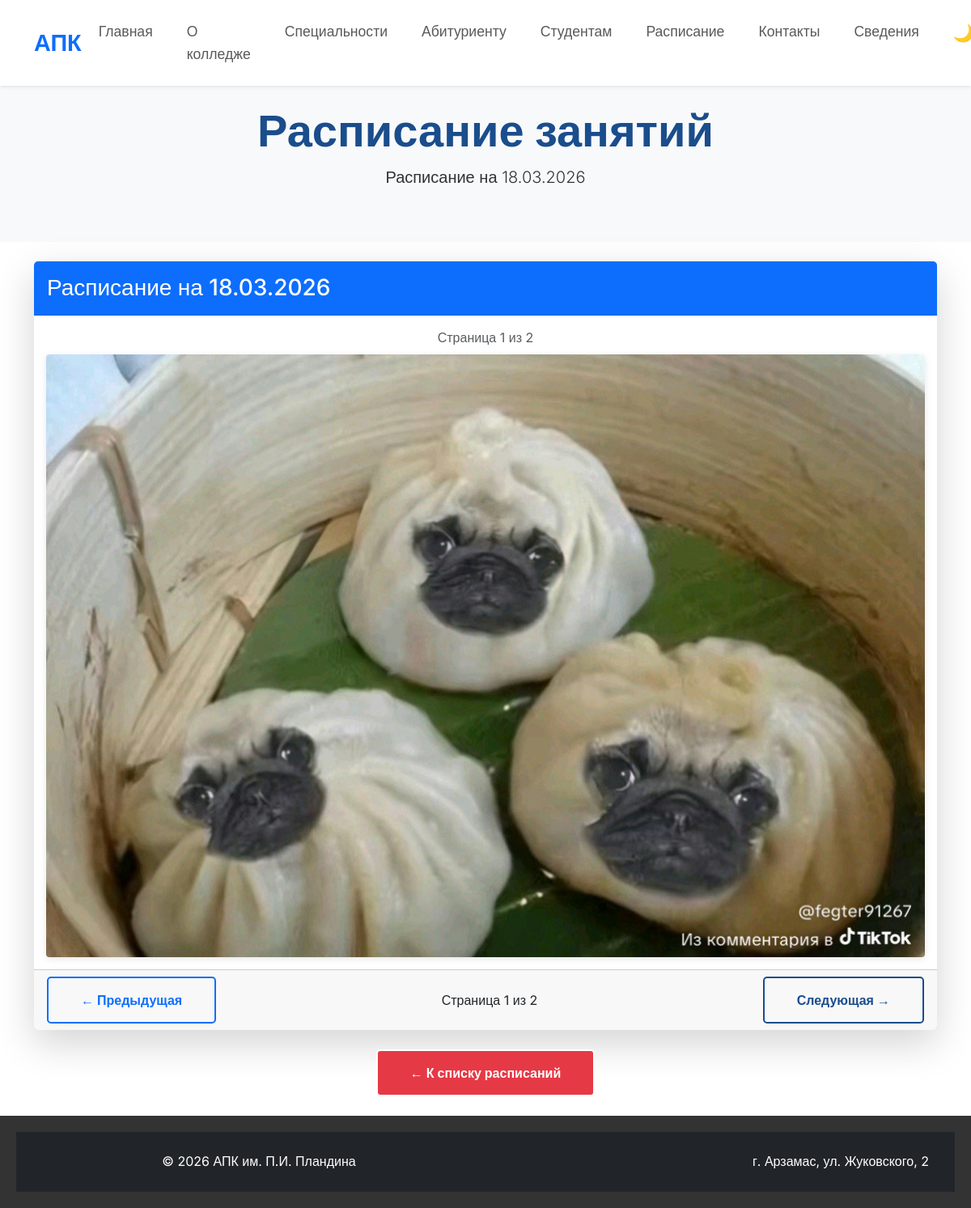
Screenshot of /schedule/5/ with the database file from the repository.
### main/models.py (models this page shows, shortened)
class Schedule(models.Model):
    title = models.CharField(max_length=100, verbose_name="Название", default="Расписание")
    date = models.DateField(verbose_name="На какую дату")
    is_active = models.BooleanField(default=True, verbose_name="Актуальное")
    uploaded_at = models.DateTimeField(auto_now_add=True, verbose_name="Дата загрузки")
    class Meta:
        verbose_name = "Расписание"
        verbose_name_plural = "Расписания"
        ordering = ['-date']

class SchedulePage(models.Model):
    schedule = models.ForeignKey(Schedule, on_delete=models.CASCADE, related_name='pages', verbose_name="Расписание")
    image = models.ImageField(upload_to='schedules/', verbose_name="Фото страницы")
    page_number = models.PositiveIntegerField(verbose_name="Номер страницы")
    class Meta:
        verbose_name = "Страница расписания"
        verbose_name_plural = "Страницы расписания"
        ordering = ['page_number']

### main/views.py (the view)
# urls.py: path('schedule/<int:schedule_id>/', views.schedule_detail_view, name='schedule_detail'),
def schedule_detail_view(request, schedule_id):
    schedule = get_object_or_404(Schedule, pk=schedule_id)
    pages = schedule.pages.all().order_by('page_number')
    return render(request, 'schedule_detail.html', {
        'schedule': schedule,
        'pages': pages,
    })

### templates/schedule_detail.html (shortened to what this page needs)
{% extends "base.html" %}
{% load static %}
{% block content %}
<section class="py-5 bg-light">
    <div class="container text-center">
        <h1 class="display-4 fw-bold" data-aos="fade-up">Расписание занятий</h1>
        <p class="lead" data-aos="fade-up" data-aos-delay="100">{{ schedule.title }} на {{ schedule.date|date:"d.m.Y" }}</p>
    </div>
</section>
<section class="py-4">
    <div class="container">
        <div class="card shadow-lg border-0" data-aos="zoom-in">
            <div class="card-header bg-primary text-white py-3">
                <h3 class="mb-0">{{ schedule.title }} на {{ schedule.date|date:"d.m.Y" }}</h3>
            </div>
            <div class="card-body p-0">
                <div id="page-container">
                    {% if pages %}
                        {% with current_page=pages.first %}
                            <div class="schedule-page">
                                <div class="text-center text-muted mb-2">
                                    Страница {{ current_page.page_number }} из {{ pages.count }}
                                </div>
                                <img src="{{ current_page.image.url }}" class="img-fluid w-100" alt="Расписание страница {{ current_page.page_number }}">
                            </div>
                        {% endwith %}
                    {% else %}
                        <p class="text-center py-5">Страницы не загружены</p>
                    {% endif %}
                </div>
            </div>
            {% if pages.count > 1 %}
            <div class="card-footer">
                <div class="d-flex justify-content-between align-items-center">
                    <button id="prevPage" class="btn btn-outline-primary" disabled>← Предыдущая</button>
                    <span id="pageInfo">Страница 1 из {{ pages.count }}</span>
                    <button id="nextPage" class="btn btn-outline-primary">Следующая →</button>
                </div>
            </div>
            {% endif %}
        </div>
        <div class="text-center mt-4">
            <a href="{% url 'schedule' %}" class="btn btn-outline-secondary">← К списку расписаний</a>
        </div>
    </div>
</section>
{% endblock %}

### static/css/style.css (style rules this page uses)
* { margin: 0; padding: 0; box-sizing: border-box; }
:root { --main-color: #1a4d8c; --accent-color: #e63946; --text-color: #333; --bg-light: #f8f9fa; --white: #ffffff; --font-main: 'Inter', sans-serif; }
html, body { height: 100%; margin: 0; padding: 0; }
body { font-family: var(--font-main); color: var(--text-color); line-height: 1.6; display: flex; flex-direction: column; min-height: 100vh; }
.schedule-page { padding: 15px; background: #fff; }
.schedule-page img { box-shadow: 0 2px 8px rgba(0,0,0,0.1); border-radius: 4px; }
.btn { display: inline-block; padding: 15px 40px; background: var(--accent-color); color: white; border: 2px solid white; text-decoration: none; border-radius: 5px; font-weight: 600; transition: all 0.3s ease; animation: fadeInUp 1s ease 0.4s both; }
.btn-outline-primary { border-color: var(--main-color); color: var(--main-color); background: transparent; }
h1.display-4, h1.display-5, h2.display-4, h2.display-5, h2.fw-bold, .section-title { color: #1a4d8c; }

### templates/schedule_detail.html (style rules this page uses)
.schedule-page img { box-shadow: 0 2px 8px rgba(0,0,0,0.1); border-radius: 4px; }

### rows the page displays
Schedule: title "Расписание", date "18.03.2026"
SchedulePage: page_number "1", image (picture)

### other values shown
{{ pages.count }} "2"
